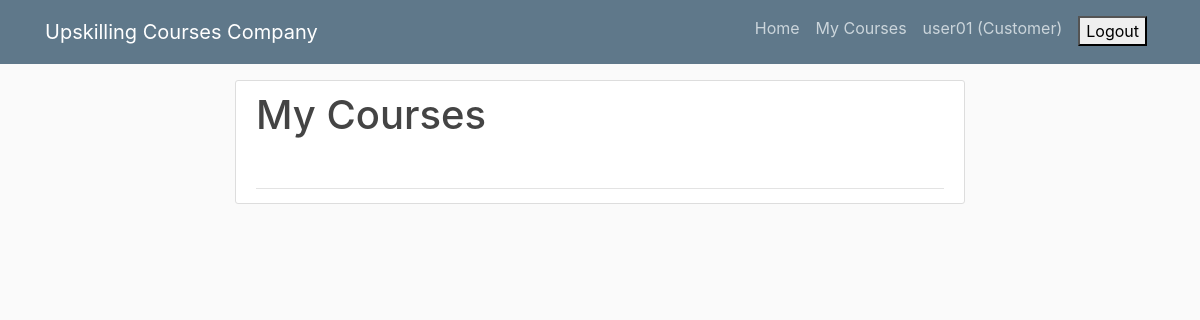
The app's page /orders/mycourses/ (signed in), older data.
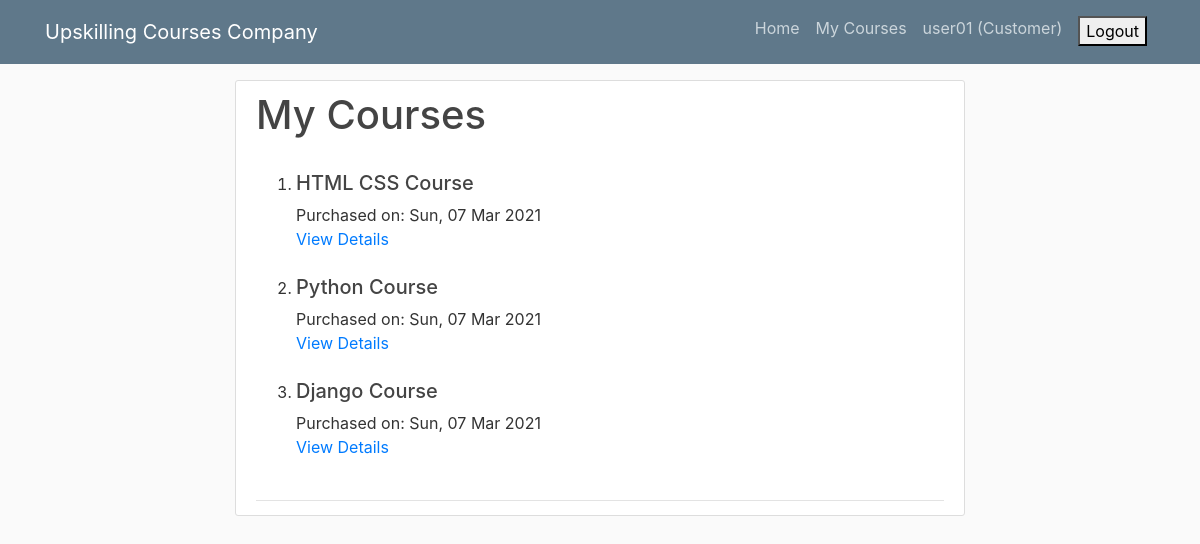
The same page, newer data.
### orders/models.py (models this page shows, shortened)
class Order(models.Model):
    order_id       = models.AutoField(primary_key=True)
    user           = models.ForeignKey(Customer, default=None, on_delete=models.CASCADE)
    course         = models.ForeignKey(Product, default=None, on_delete=models.CASCADE)
    amount         = models.DecimalField(max_digits=6, decimal_places=2)
    order_date     = models.DateTimeField(auto_now_add=True)

### products/models.py (models this page shows)
class Product(models.Model):
    product_id      = models.IntegerField(primary_key=True)
    product_name    = models.CharField(max_length=100)
    product_price   = models.DecimalField(max_digits=6, decimal_places=2)
    product_seller  = models.ForeignKey(SalesExecutive, on_delete=models.CASCADE)
    def __str__(self):
        return self.product_name

### orders/views.py (the view)
# urls.py: path('mycourses/', mycourses, name='mycourses'),
@login_required(login_url="/accounts/login/")
def mycourses(request):
    logged_in_user = get_object_or_404(Customer, username=str(request.user))
    courses = Order.objects.filter(user=logged_in_user)
    return render(request, 'orders/customers/mycourses.html', {'courses':courses})

### orders/templates/orders/customers/mycourses.html
{% extends 'base.html' %}
{% block content %}
    <article class="media content-section">
        <div class="media-body">
            <div class="article-metadata">
                <h1>My Courses</h1><br>
                <ol>
                {% for i in courses %}
                    <li><h5>{{ i.course }}</h5></li>
                    Purchased on: {{ i.order_date|date:"D, d M Y" }}<br>
                    <a href="{% url 'orders:mycoursedetail' order_id=i.order_id %}">View Details</a>
                    <br>
                    <br>
                {% endfor %}
                </ol>
            </div>
        </div>
    </article>
{% endblock %}

Row changes from the older to the newer data that the page shows:
added Order: course "HTML CSS Course", order_date "Sun, 07 Mar 2021"
added Order: course "Python Course", order_date "Sun, 07 Mar 2021"
added Order: course "Django Course", order_date "Sun, 07 Mar 2021"
